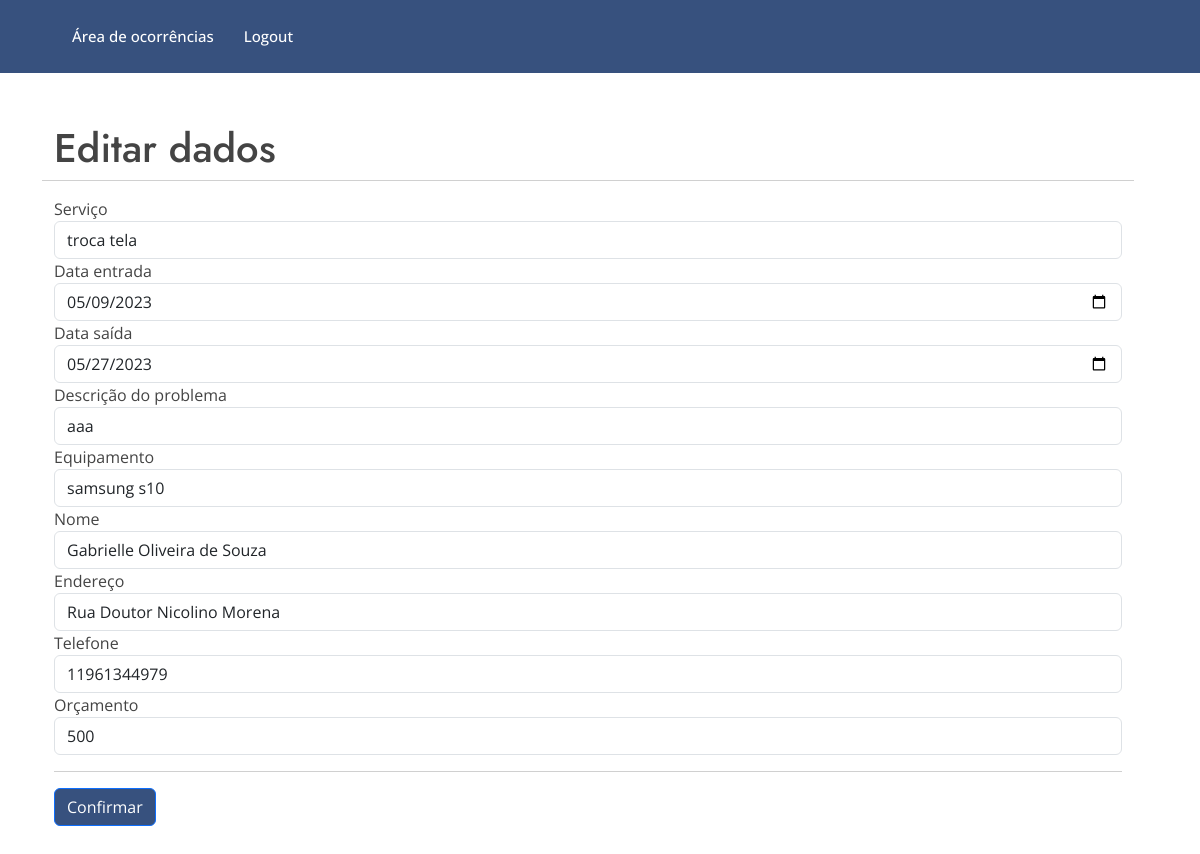
Page /edit_user/3 on the committed database.
### src/models.py (models this page shows)
class Client(db.Model):
    id = db.Column(db.Integer, primary_key=True, autoincrement=True)
    servico = db.Column(db.String(100))
    dentrada = db.Column(db.String(50))
    dsaida = db.Column(db.String(50))
    descricao = db.Column(db.String(200))
    equipamento = db.Column(db.String(100))
    nome = db.Column(db.String(150))
    endereco = db.Column(db.String(200))
    fone = db.Column(db.String(200) )
    orcamento = db.Column(db.String(60))

### src/main.py (the view, shortened to what this page needs)
@main.route('/edit_user/<string:id>', methods=["POST","GET"]) # reconhecerá o usuário quando passar o id
def edit_user(id):
    data = Client.query.filter_by(id=id).first()
    return render_template("edit_user.html", datas=data)

### src/template/edit_user.html (shortened to what this page needs)
{% extends 'layout.html' %}
{% block body %}
<main id="main">
  <section id="about" class="about" style="width: 100%">
    <div class="container py-5 h-100" data-aos="fade-up">
      <div class="row">
        <div class="row d-flex align-items-center justify-content-center h-100">
          <h1>Editar dados</h1>
          <hr />
          <form
            method="post"
            action="{{url_for('main.edit_user',id=datas.id)}}"
          >
            <div class="form group">
              <label>Serviço</label>
              <input
                type="text"
                name="servico"
                maxlength="10"
                required
                class="form-control"
                value="{{datas.servico}}"
              />
            </div>
            <div class="form group">
              <label>Data entrada</label>
              <input
                type="date"
                id="dentrada"
                name="dentrada"
                maxlength="10"
                required
                class="form-control"
                value="{{datas.dentrada}}"
              />
            </div>
            <div class="form group">
              <label>Data saída</label>
              <input
                type="date"
                id="dsaida"
                name="dsaida"
                maxlength="20"
                required
                class="form-control"
                value="{{datas.dsaida}}"
              />
            </div>
            <div class="form group">
              <label>Descrição do problema</label>
              <input
                type="text"
                name="descricao"
                maxlength="60"
                required
                class="form-control"
                value="{{datas.descricao}}"
              />
            </div>
            <div class="form group">
              <label>Equipamento</label>
              <input
                type="text"
                name="equipamento"
                maxlength="30"
                required
                class="form-control"
                value="{{datas.equipamento}}"
              />
            </div>
            <div class="form group">
              <label>Nome</label>
              <input
                type="text"
                name="nome"
                maxlength="50"
                required
                class="form-control"
                value="{{datas.nome}}"
              />
            </div>
            <div class="form group">
              <label>Endereço</label>
              <input
                type="text"
                name="endereco"
                maxlength="50"
                required
                class="form-control"
                value="{{datas.endereco}}"
              />
            </div>
            <div class="form group">
              <label>Telefone</label>
              <input
                type="number"
                name="fone"
                maxlength="15"
                required
                class="form-control"
                value="{{datas.fone}}"
              />
            </div>
            <div class="form group">
              <label>Orçamento</label>
              <input
                type="number"
                name="orcamento"
                maxlength="200"
                required
                class="form-control"
                value="{{datas.orcamento}}"
              />
            </div>
            <hr>
            <input type="submit" value="Confirmar" class="btn btn-primary" style="background-color: #37517E;"/>
          </form>
        </div>
      </div>
    </div>
  </section>
  {% endblock %}

### src/static/style/style.css (style rules this page uses)
body { font-family: "Open Sans", sans-serif; color: #444444; }
h1, h2, h3, h4, h5, h6 { font-family: "Jost", sans-serif; }
section { padding: 60px 0; overflow: hidden; }

### rows in the picture
Client: servico "troca tela", dentrada "05/09/2023", dsaida "05/27/2023", descricao "aaa", equipamento "samsung s10", nome "Gabrielle Oliveira de Souza", endereco "Rua Doutor Nicolino Morena", fone "11961344979", orcamento "500"
